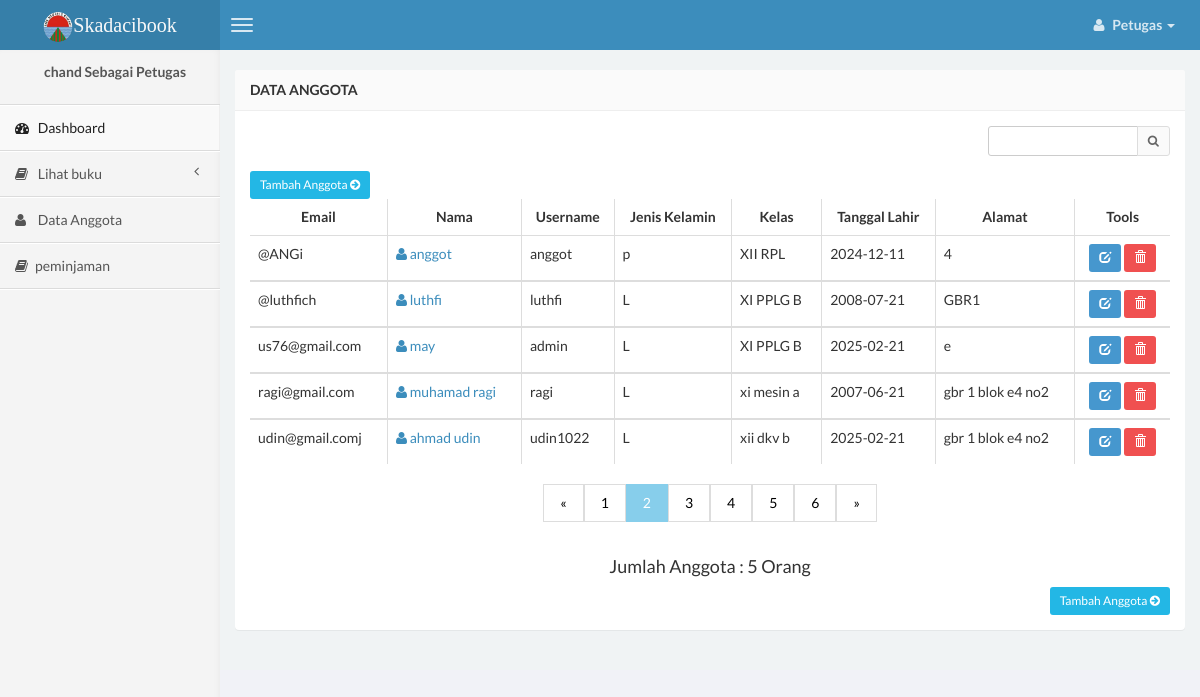
Page /app/luthfi_anggota/master-anggota.php (signed in) on the committed database.
### tables this page shows
CREATE TABLE `luthfi_anggota` (
  `id_anggota` int(11) NOT NULL,
  `email` varchar(100) NOT NULL,
  `nama` varchar(150) NOT NULL,
  `username` varchar(100) NOT NULL,
  `jk` varchar(2) NOT NULL,
  `kelas` varchar(20) NOT NULL,
  `ttl` varchar(100) NOT NULL,
  `alamat` varchar(250) NOT NULL,
  `gambar` varchar(75) NOT NULL
);

### app/luthfi_anggota/master-anggota.php (the view, shortened to what this page needs)
<?php
if (empty($_SESSION['username'])) {
    header('location:../index.php');
} else {
?>
<!DOCTYPE html>
    <html>
    <head>
        <link href="../css/bootstrap.min.css" rel="stylesheet" type="text/css" />
        <link href="../css/font-awesome.min.css" rel="stylesheet" type="text/css" />
        <link href="../css/ionicons.min.css" rel="stylesheet" type="text/css" />
        <link href="../css/morris/morris.css" rel="stylesheet" type="text/css" />
        <link href="../css/jvectormap/jquery-jvectormap-1.2.2.css" rel="stylesheet" type="text/css" />
        <link href="../css/datepicker/datepicker3.css" rel="stylesheet" type="text/css" />
        <link href="../css/daterangepicker/daterangepicker-bs3.css" rel="stylesheet" type="text/css" />
        <link href="../css/iCheck/all.css" rel="stylesheet" type="text/css" />
        <link href="../css/style.css" rel="stylesheet" type="text/css" />
    </head>
    <body class="skin-blue">
        <header class="header">
        <a href="index.php" class="logo">
            <img src="download.jpg" height="30" width="30" class="img-circle" alt="User Image" />Skadacibook            </a>
            <nav class="navbar navbar-static-top" role="navigation">
                <a href="#" class="navbar-btn sidebar-toggle" data-toggle="offcanvas" role="button">
                    <span class="icon-bar"></span>
                    <span class="icon-bar"></span>
                    <span class="icon-bar"></span>
                </a>
                <div class="navbar-right">
                    <ul class="nav navbar-nav">
                        <li class="dropdown user user-menu">
                            <a href="#" class="dropdown-toggle" data-toggle="dropdown">
                                <i class="fa fa-user"></i>
                                <span><?php echo $_SESSION['level']; ?> <i class="caret"></i></span>
                            </a>
                        </li>
                    </ul>
                </div>
            </nav>
        </header>
    <?php } ?>
    <div class="wrapper row-offcanvas row-offcanvas-left">
        <aside class="left-side sidebar-offcanvas">
            <section class="sidebar">
                <div class="user-panel">
                    <div class="info">
                        <center>
                            <p><?php echo $_SESSION['username']; ?> Sebagai Petugas</p>
                        </center>
                    </div>
                </div>
                <?php include "sidebar.php"; ?>
            </section>
        </aside>
        <aside class="right-side">
<section class="content">
    <div class="row">
        <div class="col-xs-12">
            <div class="panel">
                <header class="panel-heading">
                    <b>Data Anggota</b>
                </header>
                <div class="panel-body table-responsive">
                    <div class="box-tools m-b-15">
                        <form action="master-anggota.php" method="POST">
                            <div class="input-group">
                                <input type='text' class="form-control input-sm pull-right" style="width: 150px;" name='qcari'  required />
                                <div class="input-group-btn">
                                    <button class="btn btn-sm btn-default" type="submit"><i class="fa fa-search"></i></button>
                                </div>
                            </div>
                        </form>
                    </div>
                    <div class="text-right" style="margin-right: 97%;">
                             <a href="tambah-anggota.php" class="btn btn-sm btn-info">Tambah Anggota <i class="fa fa-arrow-circle-right"></i></a>
                        </div>
                    <?php
                    $query1 = "select * from luthfi_anggota";
                    $tampil = mysqli_query($conn, $query1) or die(mysqli_error($conn));
                    ?>
                    <table id="example" class="table table-hover table-bordered">
                        <thead>
                            <tr>
                                <th>
                                    <center>Email </center>
                                </th>
                                <th>
                                    <center>Nama </center>
                                </th>
                                <th>
                                    <center>Username </center>
                                </th>
                                <th>
                                    <center>Jenis Kelamin </center>
                                </th>
                                <th>
                                    <center>Kelas</center>
                                </th>
                                <th>
                                    <center>Tanggal Lahir </center>
                                </th>
                                <th>
                                    <center>Alamat </center>
                                </th>
                                <th>
                                    <center>Tools</center>
                                </th>
                            </tr>
                        </thead>
                        <?php while ($data = mysqli_fetch_array($tampil)) { ?>
                            <tbody>
                                <tr>
                                    <td><?php echo $data['email']; ?></td>
                                    <td><a href="detail-anggota.php?hal=edit&kd=<?php echo $data['id_anggota']; ?>"><span class="fa fa-user"></span> <?php echo $data['nama']; ?></a></td>
                                    <td><?php echo $data['username']; ?></td>
                                    <td><?php echo $data['jk']; ?></td>
                                    <td><?php echo $data['kelas']; ?></td>
                                    <td><?php echo $data['ttl']; ?></td>
                                    <td><?php echo $data['alamat']; ?></td>
                                    <td>
                                        <center>
                                            <div id="thanks"><a class="btn btn-sm btn-primary" data-placement="bottom" data-toggle="tooltip" title="Edit Anggota" href="edit-anggota.php?hal=edit&kd=<?php echo $data['id_anggota']; ?>"><span class="glyphicon glyphicon-edit"></span></a>
                                                <a onclick="return confirm ('Yakin hapus <?php echo $data['nama']; ?>.?');" class="btn btn-sm btn-danger tooltips" data-placement="bottom" data-toggle="tooltip" title="Hapus Anggota" href="hapus-anggota.php?hal=hapus&kd=<?php echo $data['id_anggota']; ?>"><span class="glyphicon glyphicon-trash"></a>
                                        </center>
                                    </td>
                                </tr>
                </div>
            <?php
                        }
            ?>
            <center>
                        <div class="pagination">
  <a href="#">&laquo;</a>
  <a href="#">1</a>
  <a href="#" class="active">2</a>
  <a href="#">3</a>
  <a href="#">4</a>
  <a href="#">5</a>
  <a href="#">6</a>
  <a href="#">&raquo;</a>
</div>
                </center>
            <?php $tampil = mysqli_query($conn, "select * from luthfi_anggota order by id_anggota");
                        $user = mysqli_num_rows($tampil);
                        ?>
                        <center>
                            <h4>Jumlah Anggota : <?php echo "$user"; ?> Orang </h4>
                        </center>
                        <div class="text-right" style="margin-top: 10px;">
                             <a href="tambah-anggota.php" class="btn btn-sm btn-info">Tambah Anggota <i class="fa fa-arrow-circle-right"></i></a>
                        </div>
    </body>
    </html>

### app/luthfi_anggota/master-anggota.php (style rules this page uses)
.pagination { display: inline-block; }
.pagination a { color: black; float: left; padding: 8px 16px; text-decoration: none; transition: background-color .3s; border: 1px solid #ddd; }
.pagination a.active { background-color: skyblue; color: white; border: 1px solid skyblue; }

### rows in the picture
luthfi_anggota: email "@ANGi", nama "anggot", username "anggot", jk "p", kelas "XII RPL", ttl "2024-12-11", alamat "4"
luthfi_anggota: email "@luthfich", nama "luthfi", username "luthfi", jk "L", kelas "XI PPLG B", ttl "2008-07-21", alamat "GBR1"
luthfi_anggota: email "us76@gmail.com", nama "may", username "admin", jk "L", kelas "XI PPLG B", ttl "2025-02-21", alamat "e"
luthfi_anggota: email "ragi@gmail.com", nama "muhamad ragi", username "ragi", jk "L", kelas "xi mesin a", ttl "2007-06-21", alamat "gbr 1 blok e4 no2"
luthfi_anggota: email "udin@gmail.comj", nama "ahmad udin", username "udin1022", jk "L", kelas "xii dkv b", ttl "2025-02-21", alamat "gbr 1 blok e4 no2"

### other values in the picture
$_SESSION['level'] "Petugas"
$_SESSION['username'] "chand"
$user "5"
